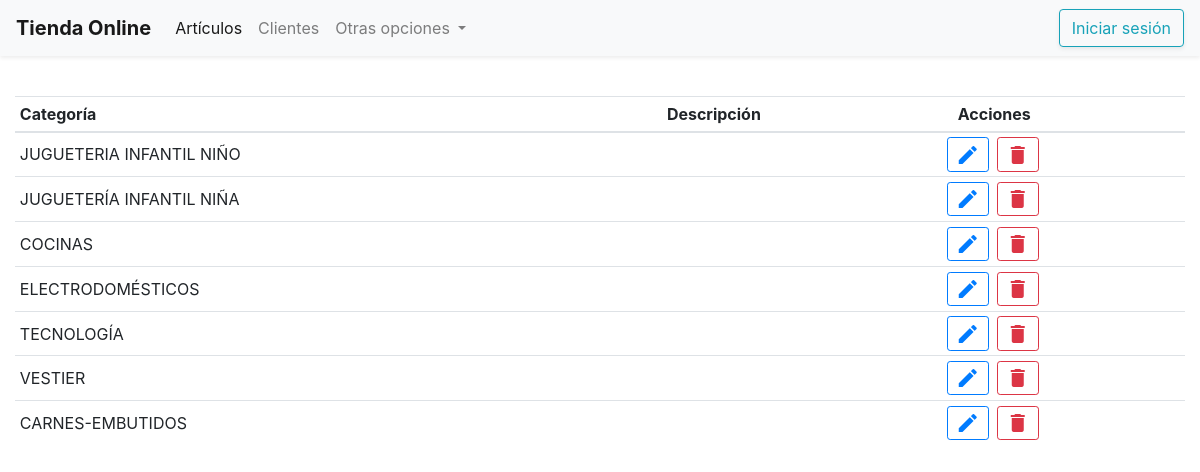
Page /index.php/category/list on the committed database.
### tables this page shows
CREATE TABLE IF NOT EXISTS `category` (
  `id_category` int(11) NOT NULL AUTO_INCREMENT,
  `name_category` varchar(100) NOT NULL,
  `description_category` varchar(500) DEFAULT NULL,
  `creation_date` datetime NOT NULL DEFAULT current_timestamp(),
  `is_active` tinyint(1) NOT NULL DEFAULT 1,
  PRIMARY KEY (`id_category`)
);

### application/controllers/Category.php (called while the page is built, shortened)
<?php
class Category extends CI_Controller
{
        public function list()
        {
                $list = [
                        'categories' => $this->CategoryModel->list()
                ];
                $this->load->view('layouts/header');
                $this->load->view('layouts/navbar');
                $this->load->view('category', $list);
                $this->load->view('layouts/footer');
        }
}

### index.php (called while the page is built, shortened)
<?php
require_once BASEPATH.'core/CodeIgniter.php';

### application/models/CategoryModel.php (called while the page is built, shortened)
<?php
class CategoryModel extends CI_Model
{
    public function list()
    {
        $response = $this->db->query("SELECT * FROM category")->result();
        return $response;
    }
}

### application/views/category.php (the view)
<table class="table table-sm">
  <thead>
    <tr>
      <th scope="col">Categoría</th>
      <th scope="col">Descripción</th>
      <th scope="col">Acciones</th>
    </tr>
  </thead>
  <tbody>
    <?php
    foreach ($categories as $category) {
      $template = "
          <tr>
            <td class='align-middle'>{$category->name_category}</td>
            <td class='align-middle'>{$category->description_category}</td>
            <td>
              <div class='row'>
                  <a class='btn btn-outline-primary btn-sm mx-1' href='{edit/$category->id_category}'><span class='align-middle material-icons'>edit</span></a>
                  <a class='btn btn-outline-danger btn-sm mx-1' href='{delete/$category->id_category}'><span class='align-middle material-icons'>delete</span></a>
              </div>
            </td>
          </tr>
        ";
      echo $template;
    }
    ?>
  </tbody>
</table>

### rows in the picture
category: name_category "JUGUETERIA INFANTIL NIÑO"
category: name_category "JUGUETERÍA INFANTIL NIÑA"
category: name_category "COCINAS"
category: name_category "ELECTRODOMÉSTICOS"
category: name_category "TECNOLOGÍA"
category: name_category "VESTIER"
category: name_category "CARNES-EMBUTIDOS"
